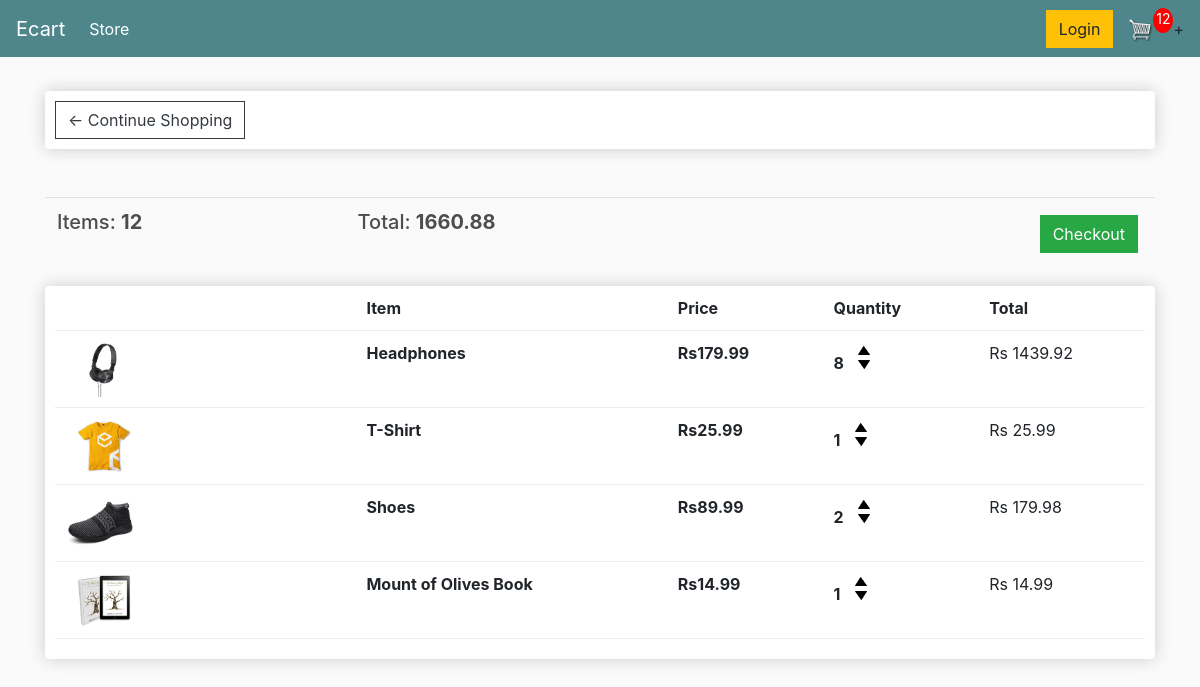
The page /cart/ (signed in) on the database as committed earlier.
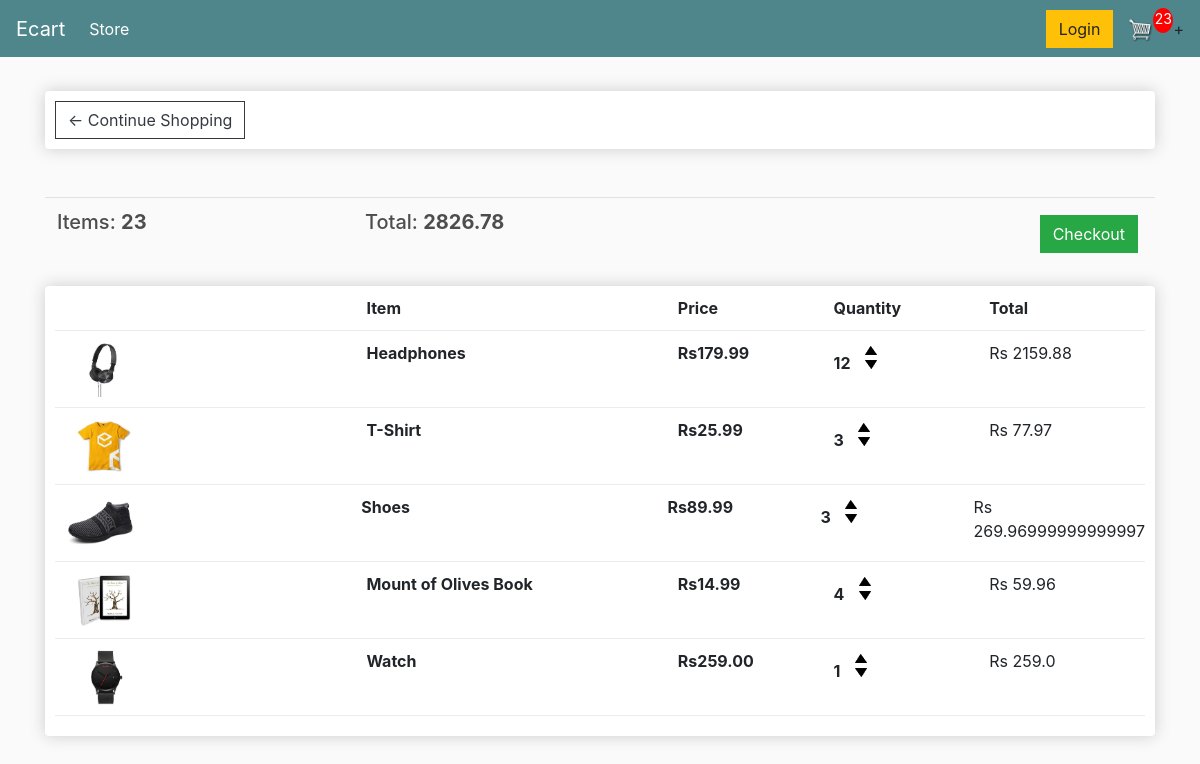
The same page on the database as committed later.
### store/models.py (models this page shows, shortened)
class Order(models.Model):
    customer = models.ForeignKey(Customer, on_delete=models.SET_NULL,blank=True,null=True)
    date_ordered = models.DateTimeField(auto_now_add=True)
    complete = models.BooleanField(default=False, null=True, blank=True)
    transaction_id = models.CharField(max_length=200, null=True)
    @property
    def get_cart_total(self):
        orderitems = self.orderitem_set.all()
        total = sum([item.get_total for item in orderitems])
        return total
    @property
    def get_cart_items(self):
        orderitems = self.orderitem_set.all()
        total = sum([item.quantity for item in orderitems])
        return total

class OrderItem(models.Model):
    product = models.ForeignKey(Product, on_delete=models.SET_NULL, blank=True, null=True)
    order = models.ForeignKey(Order, on_delete=models.SET_NULL, blank=True, null=True)
    quantity = models.IntegerField(default=0, null=True, blank=True)
    date_added = models.DateTimeField(auto_now_add=True)
    @property
    def get_total(self):
        total = self.product.price * self.quantity
        return total

class Product(models.Model):
    name = models.CharField(max_length=200, null=True)
    price = models.FloatField()
    digital = models.BooleanField(default=False, null=True, blank=False)
    image = models.ImageField(null=True,blank=True)
    @property
    def imageURL(self):
        try:
            url = self.image.url
        except:
            url = ''
        return url

### store/views.py (the view)
# urls.py: path('cart/',views.cart, name = "cart"),
def cart(request):
    if request.user.is_authenticated:
        customer = request.user.customer
        order, created = Order.objects.get_or_create(customer=customer, complete=False)
        items = order.orderitem_set.all()
        cartItems = order.get_cart_items
    else:
        items = []
        order = {'get_cart_total':0, 'get_cart_items': 0}
        cartItems = order['get_cart_items']
    context ={ 'items' :items,'order': order, 'cartItems':cartItems,'shipping':False }
    return render(request,'store/cart.html',context)

### store/templates/store/cart.html
{% extends 'store/main.html' %} {% load static %} {% block content %}
<div class="row">
    <div class="col-lg-12">
        <div class="box-element">
            <a class="btn btn-outline-dark" href="{% url 'store' %}">&#x2190; Continue Shopping</a>
        </div>
        <br>
        <br>
        <table class="table">
            <tr>
                <th>
                    <h5>Items: <strong>{{order.get_cart_items}}</strong></h5>
                </th>
                <th>
                    <h5>Total: <strong>{{order.get_cart_total|floatformat:2}}</strong></h5>
                </th>
                <th>
                    <a style="float: right; margin:5px;" class="btn btn-success" href=" {% url 'checkout' %} ">Checkout</a>
                </th>
            </tr>
        </table>
        <div class="box-element">
            <div class="cart-row">
                <div style="flex: 2"></div>
                <div style="flex: 2"><strong>Item</strong></div>
                <div style="flex: 1"><strong>Price</strong></div>
                <div style="flex: 1"><strong>Quantity</strong></div>
                <div style="flex: 1"><strong>Total</strong></div>
            </div>
            {% for item in items %}
            <div class="cart-row">
                <div style="flex: 2"><img class="row-image" src="{{item.product.imageURL}}" alt="placeholder"></div>
                <div style="flex: 2"><strong>{{item.product.name}}</strong></div>
                <div style="flex: 1"><strong>Rs{{item.product.price|floatformat:2}}</strong></div>
                <div style="flex: 1">
                    <p class="quantity">{{item.quantity}}</p>
                    <div class="quantity">
                        <img data-product="{{item.product.id}}" data-action="add" class="chg-quantity update-cart" src="{% static 'images/arrow-up.png' %} " alt="up-arrow">
                        <img data-product=" {{item.product.id}} " data-action="remove " class="chg-quantity update-cart " src="{% static 'images/arrow-down.png' %} " alt="down-arrow">
                    </div>
                </div>
                <div style="flex: 1 ">Rs {{item.get_total}}</div>
            </div>
            {% endfor %}
        </div>
    </div>
</div>
{% endblock content %}

### store/templates/store/main.html (shortened to what this page needs)
<!DOCTYPE html>
<html>
{% load static %}
<head>
    <link rel="stylesheet" href="https://stackpath.bootstrapcdn.com/bootstrap/4.5.2/css/bootstrap.min.css">
    <link rel="stylesheet" type="text/css" href=" {% static 'css/main.css' %} ">
</head>
<body>
    <nav class="navbar navbar-expand-lg navbar-dark bg-dark">
        <a class="navbar-brand" href="{% url 'store' %}">Ecart</a>
        <div class="collapse navbar-collapse" id="navbarSupportedContent">
            <ul class="navbar-nav mr-auto">
                <li class="nav-item active">
                    <a class="nav-link" href="{% url 'store' %}">Store <span class="sr-only">(current)</span></a>
                </li>
            </ul>
            <div class="form-inline my-2 my-lg-0">
                <a href="#" class="btn btn-warning">Login</a>
                <a href="{% url 'cart' %}">
                    <img id="cart-icon" src="{% static 'images/cart.png' %}">
                </a>
                <p id="cart-total">{{cartItems}}</p>
            </div>
            +
        </div>
    </nav>
    <div class="container">
        <br> {% block content %} {% endblock content %}
    </div>
</body>
</html>

### static/css/main.css (style rules this page uses)
body { background-color: hsl(0, 0%, 98%); }
h1, h2, h3, h4, h5, h6 { color: hsl(0, 0%, 30%); }
.box-element { box-shadow: hsl(0, 0%, 80%) 0 0 16px; background-color: #fff; border-radius: 4px; padding: 10px; }
.bg-dark { background-color: #4f868c!important; }
#cart-icon { width: 25px; display: inline-block; margin-left: 15px; }
#cart-total { display: block; text-align: center; color: #fff; background-color: red; width: 20px; height: 25px; border-radius: 50%; font-size: 14px; }
.col-lg-4, .col-lg-6, .col-lg-8, .col-lg-12 { margin-top: 10px; }
.btn { border-radius: 0; }
.row-image { width: 100px; }
.cart-row { display: flex!important; align-items: flex-stretch!important; padding-bottom: 10px; margin-bottom: 10px; border-bottom: 1px solid #ececec; }
.quantity { display: inline-block; font-weight: 700; padding-right: 10px; }
.chg-quantity { width: 12px; cursor: pointer; display: block; margin-top: 5px; transition: .1s; }

Rows that differ between the two databases and show on the page:
changed through a linked row, Order: get_cart_items "12" → "23"; get_cart_total "1660.88" → "2826.78"
changed OrderItem "Headphones": quantity "8" → "12"; get_total "1439.92" → "2159.88"
changed OrderItem "T-Shirt": quantity "1" → "3"; get_total "25.99" → "77.97"
changed OrderItem "Shoes": quantity "2" → "3"; get_total "179.98" → "269.96999999999997"
changed OrderItem "Mount of Olives Book": quantity "1" → "4"; get_total "14.99" → "59.96"
added OrderItem: product.imageURL (picture), product.name "Watch", product.price "259.00", quantity "1", get_total "259.0"
Other text that changed with them:
{{ cartItems }}: "12" → "23"
